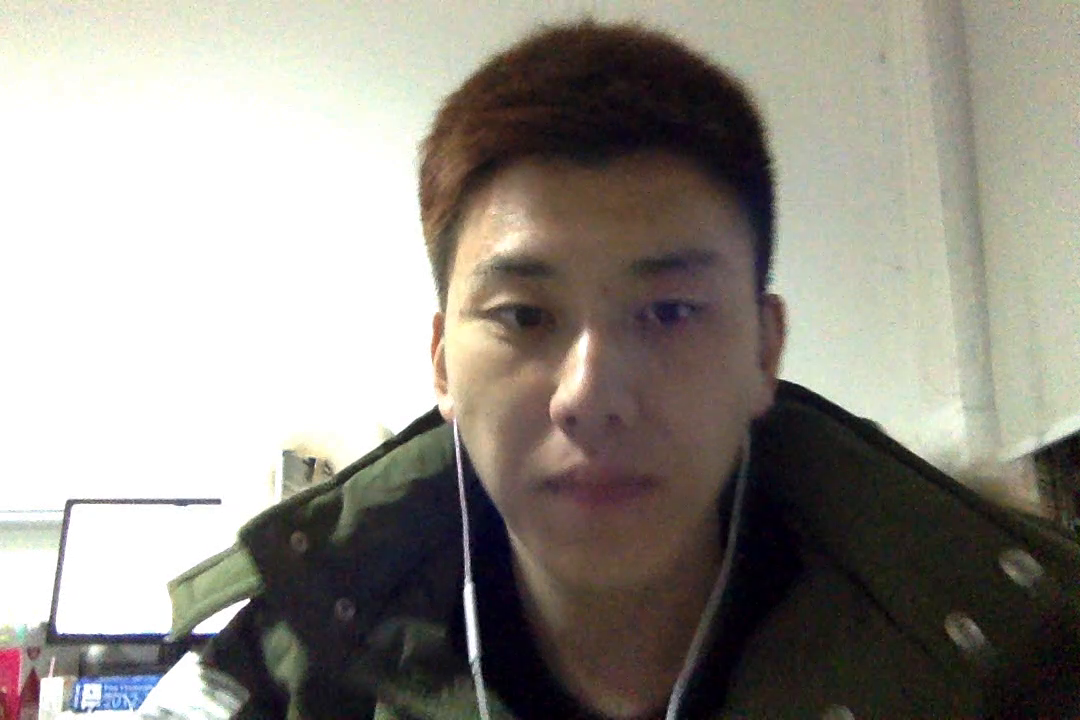
#> input picture frame 10 of data/images/kk.mov, 1080 x 720 px
$ python GunnerFarneback.py
#> lines starting #> are read from the running program, lines starting #| are printed output that depends on the picture
#!/usr/env/bin python
# -*- coding: utf-8 -*-

import cv2
import numpy as np
import matplotlib.pyplot as plt

cap = cv2.VideoCapture('/Users/amourlee/Desktop/kk.mov')

ret, frame = cap.read()
#> frame is the input picture: shape (720, 1080, 3); mean B, G, R 135.9, 143.4, 147.7
prvs = cv2.cvtColor(frame, cv2.COLOR_BGR2GRAY)
hsv = np.zeros_like(frame)
hsv[..., 1] = 255

while(1):
    ret, frame2 = cap.read()
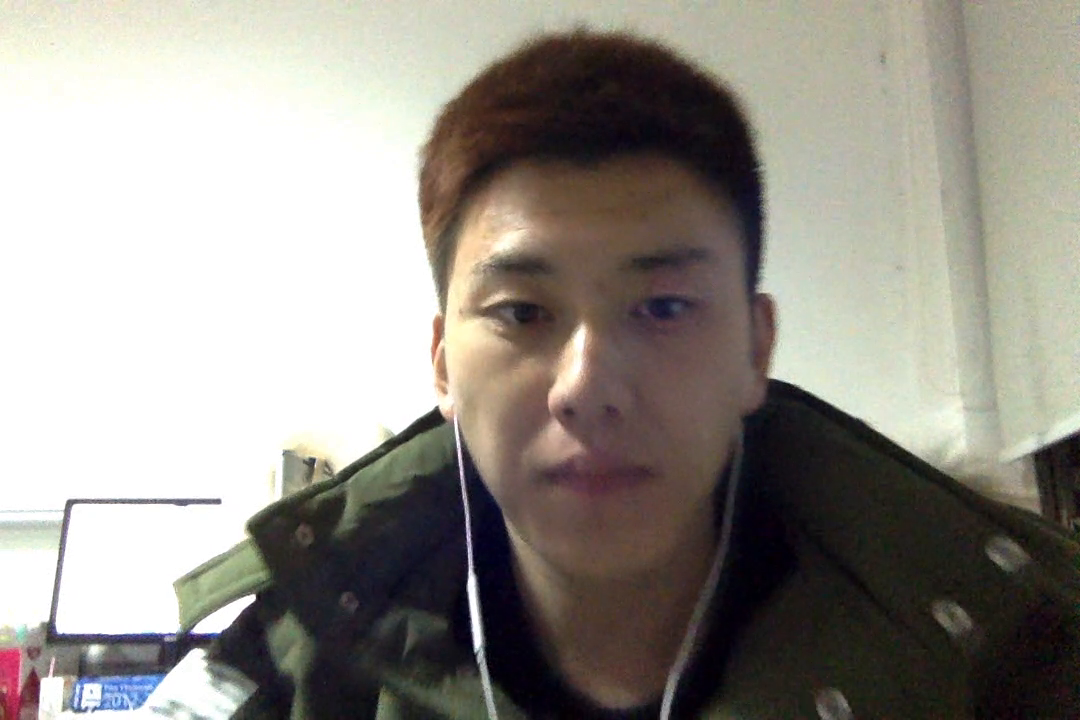
#> input picture frame 11 of data/images/kk.mov, 1080 x 720 px
#> frame2 is the input picture: shape (720, 1080, 3); mean B, G, R 138.2, 145.2, 149.7
    next = cv2.cvtColor(frame2, cv2.COLOR_BGR2GRAY)

    flow = cv2.calcOpticalFlowFarneback(prvs, next, None, 0.5, 3, 15, 3, 5, 1.2, 0)

    # cv2.cartToPolar Calculates the magnitude and angle of 2D vectors.
    mag, ang = cv2.cartToPolar(flow[...,0], flow[...,1])
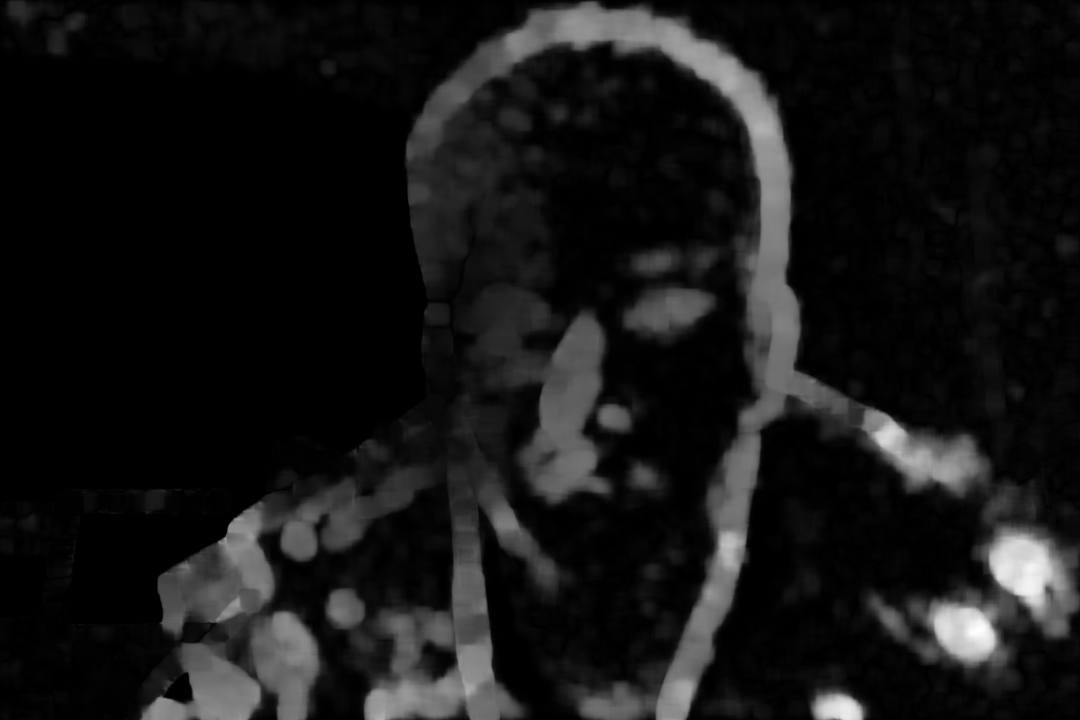
#> mag: shape (720, 1080) float32; min 2.8e-18, max 21.23, mean 1.9; drawn with min black and max white
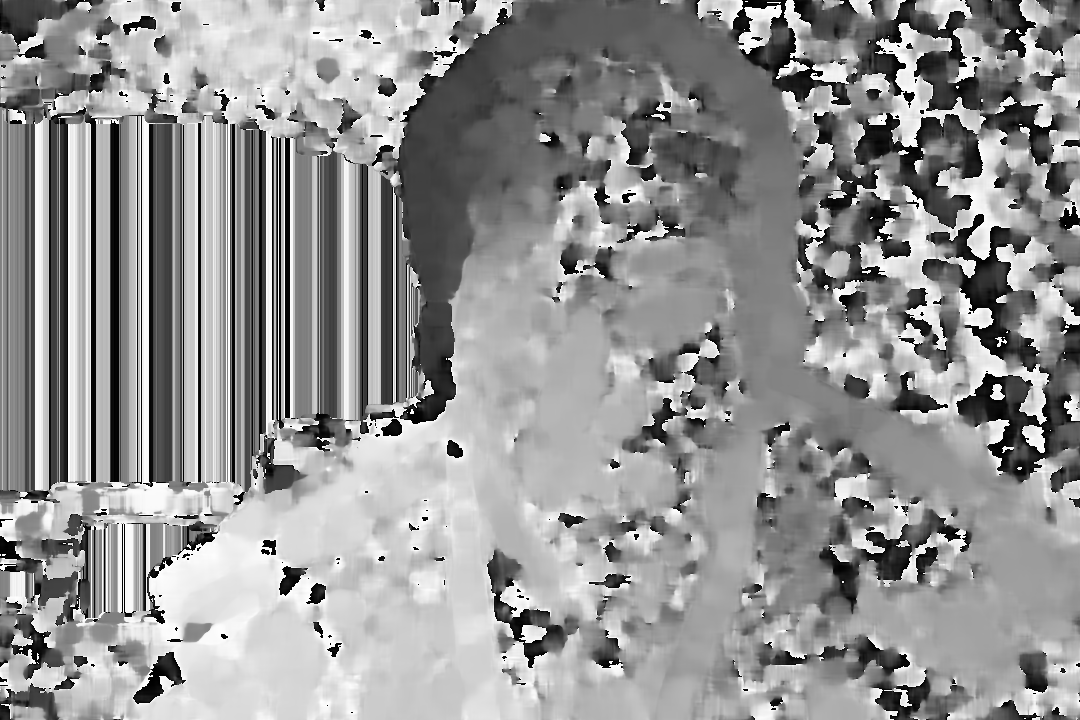
#> ang: shape (720, 1080) float32; min 1.38e-05, max 6.28, mean 3.65; drawn with min black and max white
    hsv[...,0] = ang * 180 / np.pi/2
    hsv[...,2] = cv2.normalize(mag, None, 0, 255, cv2.NORM_MINMAX)
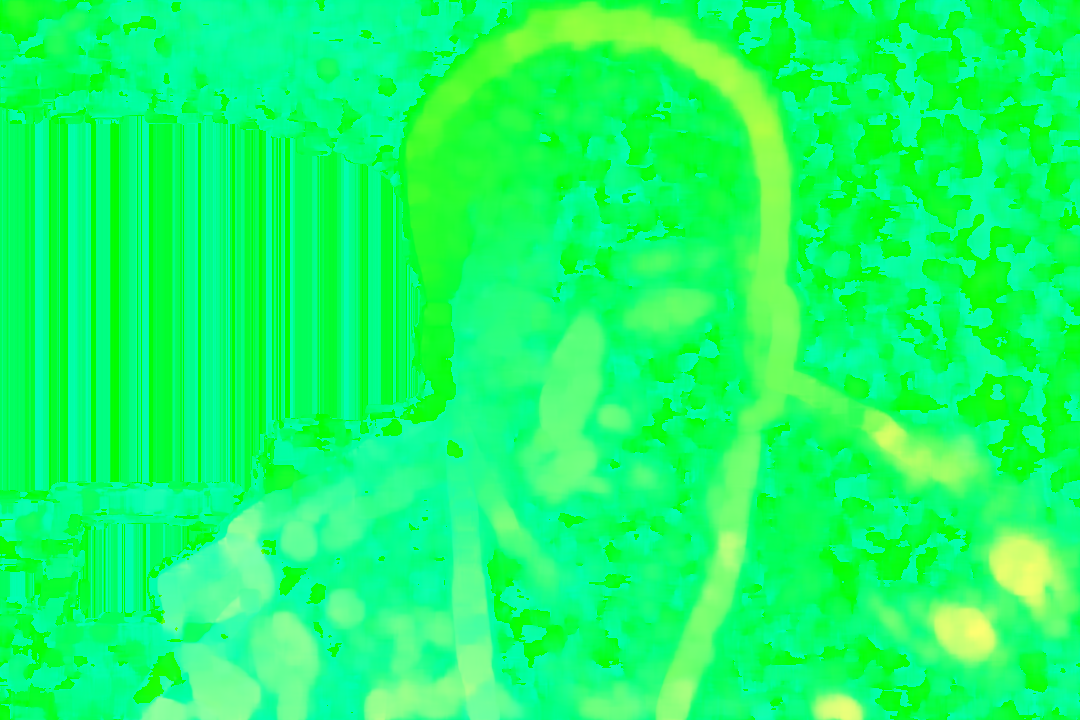
#> hsv: shape (720, 1080, 3); mean of channels 0, 1, 2 104, 255, 21.9; drawn as B, G, R
    rgb = cv2.cvtColor(hsv, cv2.COLOR_HSV2BGR)
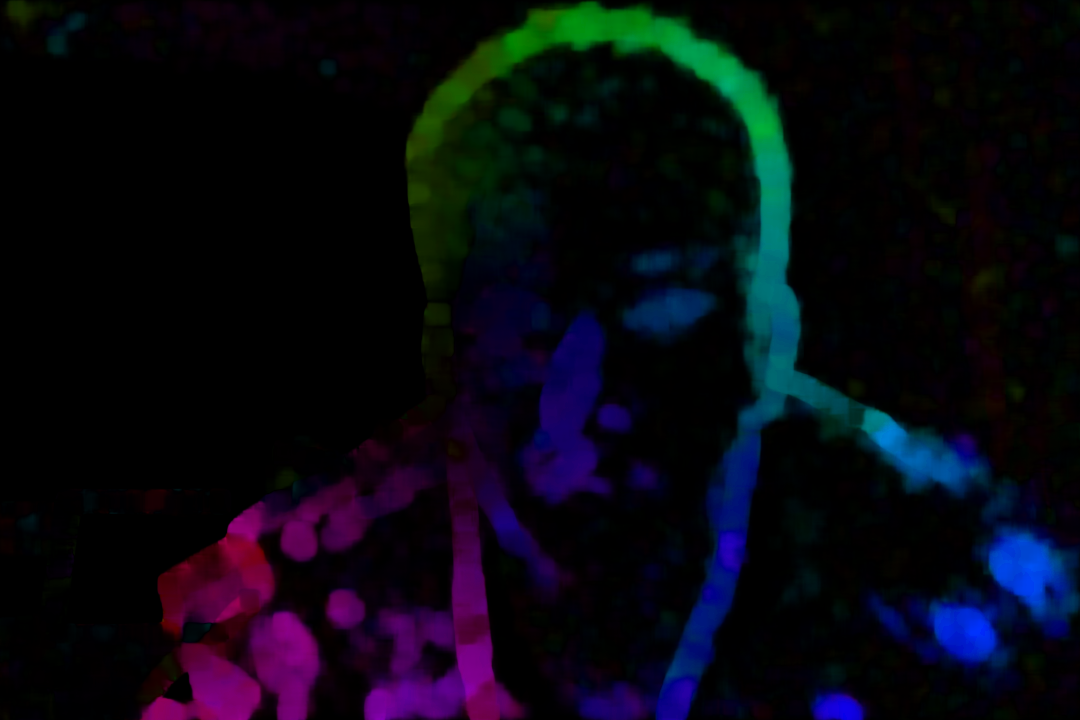
#> rgb: shape (720, 1080, 3); mean B, G, R 17.3, 7.6, 7.4

    cv2.imshow('Image', rgb)
    k = cv2.waitKey(60) & 0xFF
#> (key Esc is pressed here)
    if k == 27:
        break
    prvs = next

cap.release()
#> (the run stopped early here; a loop or call above may not have finished)

$ run again, starting later in the video
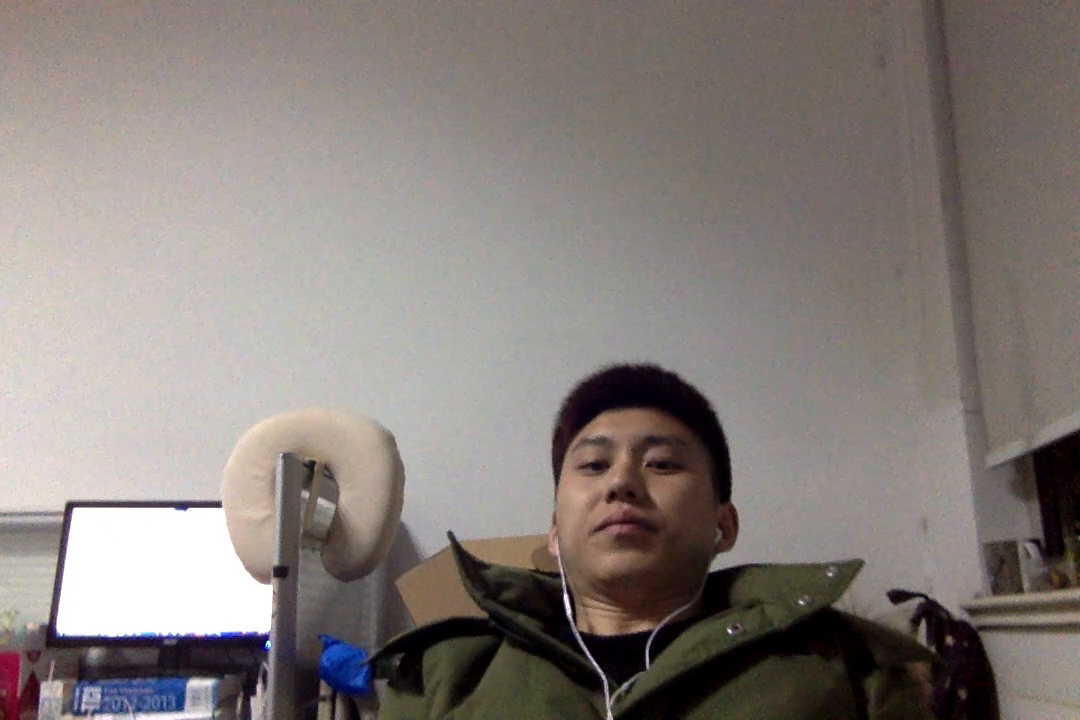
#> input picture frame 46 of data/images/kk.mov, 1080 x 720 px
#> frame is the input picture: shape (720, 1080, 3); mean B, G, R 122.8, 126.6, 134.3
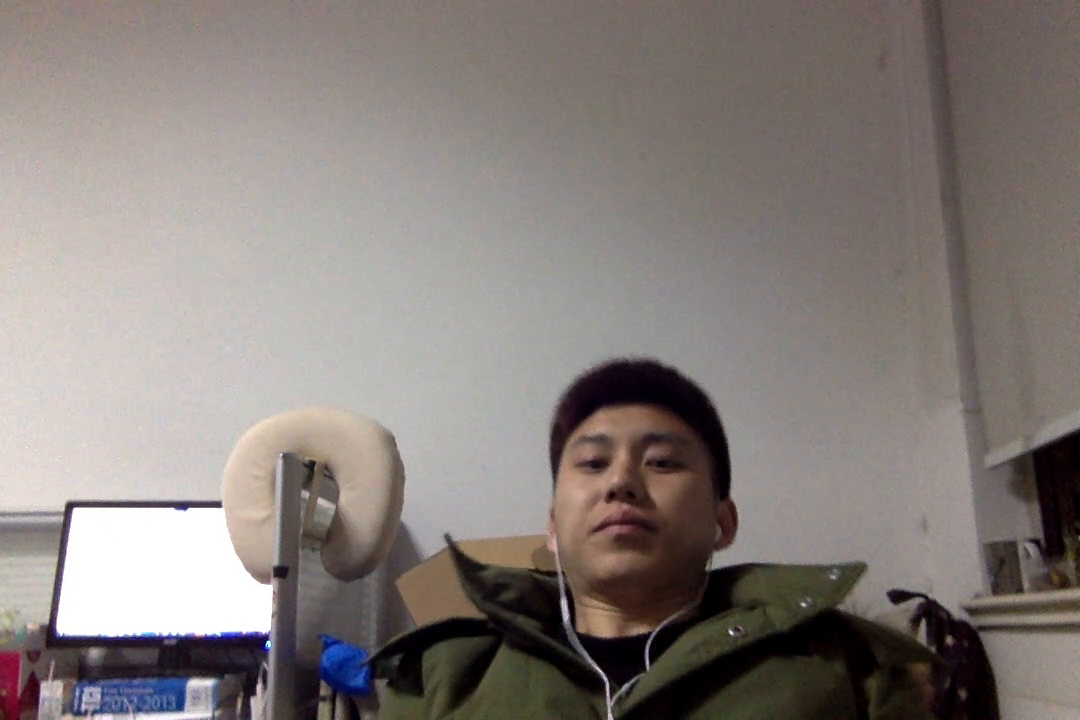
#> input picture frame 47 of data/images/kk.mov, 1080 x 720 px
#> frame2 is the input picture: shape (720, 1080, 3); mean B, G, R 122.9, 126.4, 134.4
#> `rgb = cv2.cvtColor(hsv, cv2.COLOR_HSV2BGR)`:
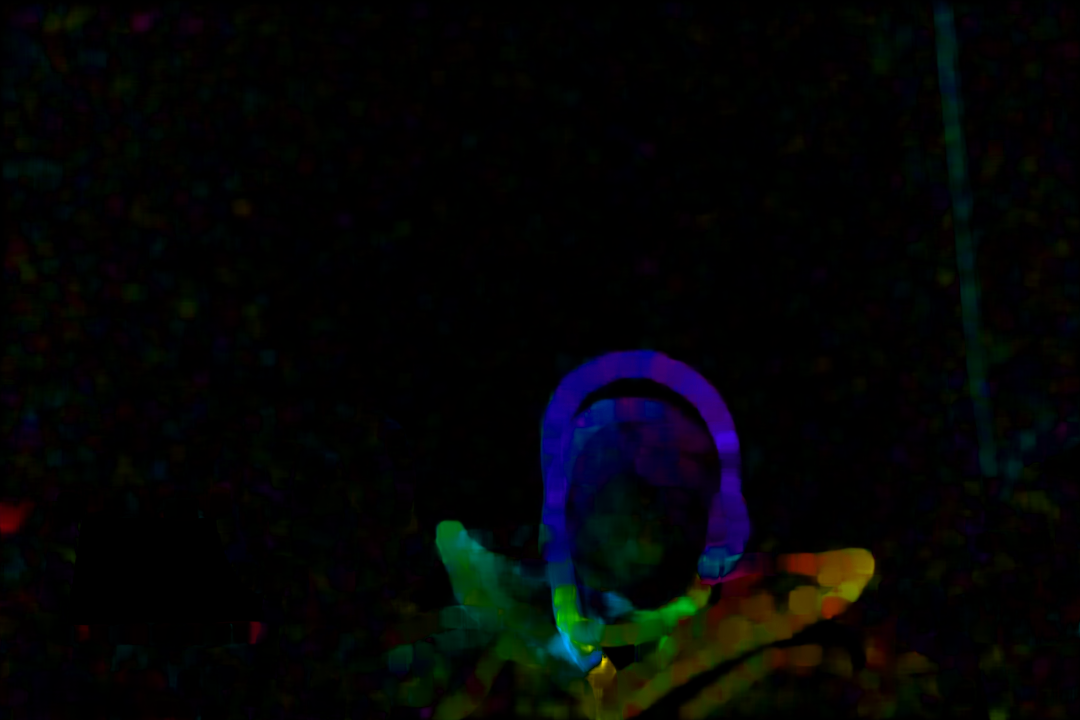
#> rgb: shape (720, 1080, 3); mean B, G, R 5.4, 4.9, 3.8

$ run again, starting later in the video
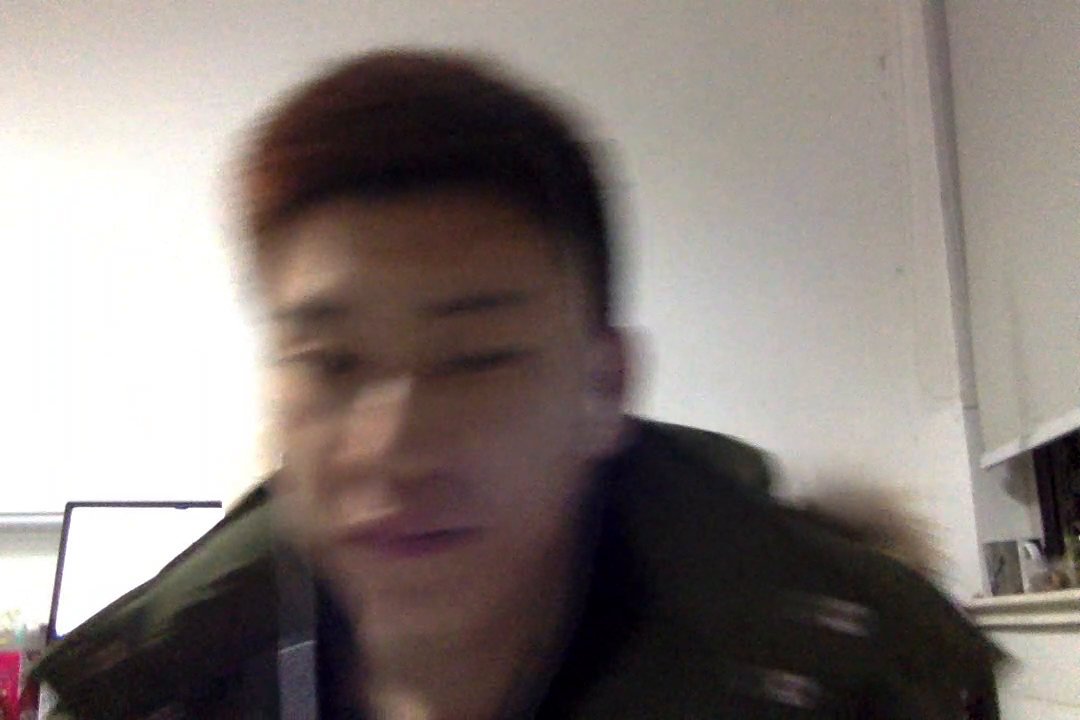
#> input picture frame 83 of data/images/kk.mov, 1080 x 720 px
#> frame is the input picture: shape (720, 1080, 3); mean B, G, R 120.6, 124.6, 134.2
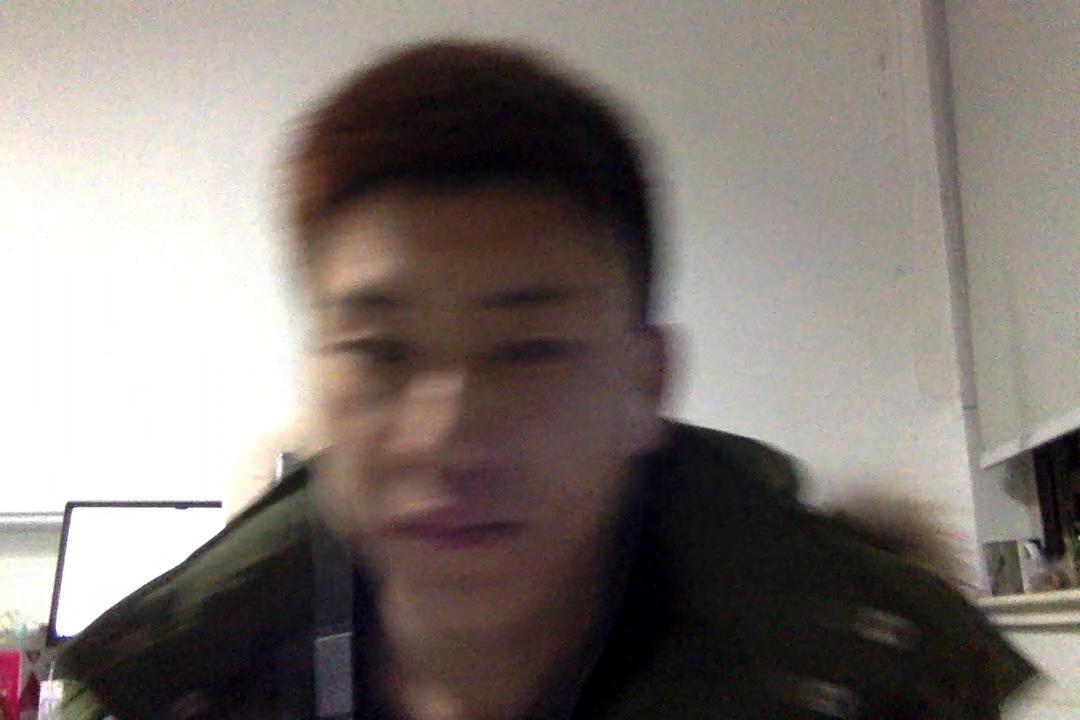
#> input picture frame 84 of data/images/kk.mov, 1080 x 720 px
#> frame2 is the input picture: shape (720, 1080, 3); mean B, G, R 115.5, 120.6, 129.1
#> `rgb = cv2.cvtColor(hsv, cv2.COLOR_HSV2BGR)`:
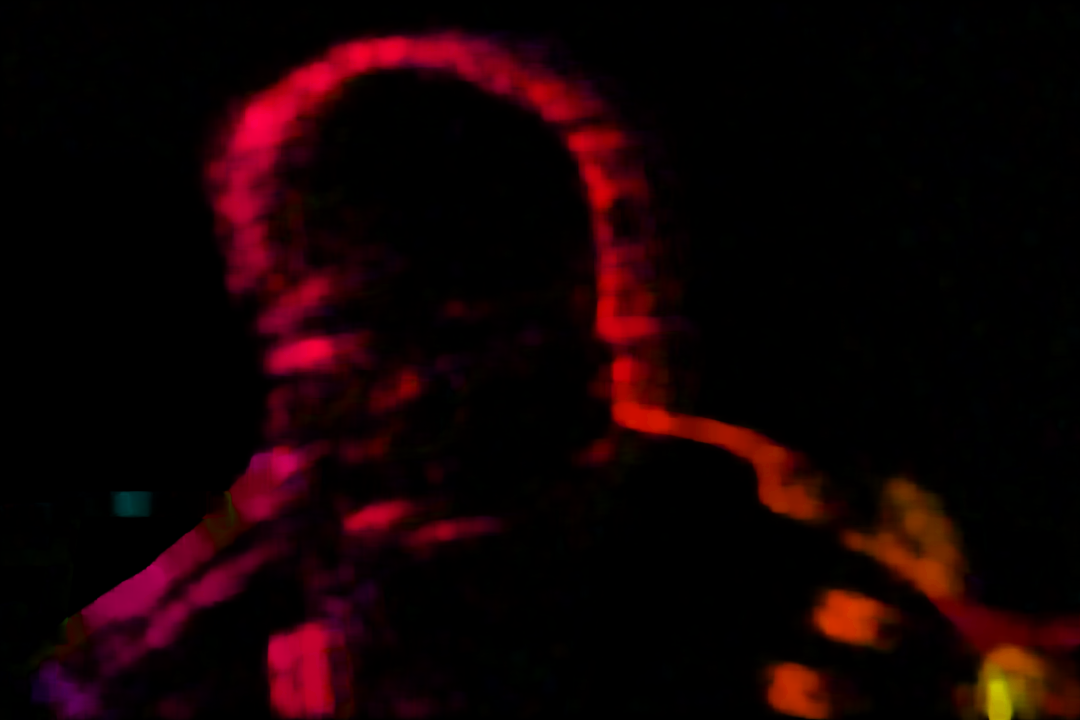
#> rgb: shape (720, 1080, 3); mean B, G, R 3.4, 1.6, 19.6
